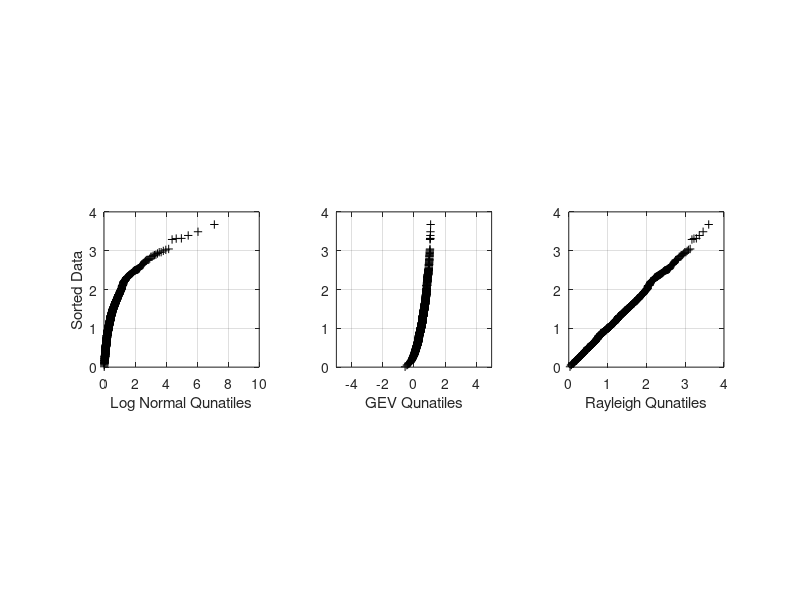

This chart was generated by the following MATLAB code:
%% Example 4.15
% Compute 1000 random draws from the standard Rayleigh distribution.
% Produce q-q plots using the lognormal and generalized extreme value (GEV)
% distributions with maximum likelihood estimator (MLE) parameters and the
% standard Rayleigh cdf. What differences do you see, and why?

%% Random Draws
clear; close all; clf;
n = 1000; % number of draws
x = raylrnd(1,1,n);
u = ((1:n) - 0.5)/n;

%% Plotting q-q plots
% Standard Rayleigh quanitles
figure(1);
subplot(1,3,3); plot(raylinv(u,1),sort(x),'k+')
axis square
grid on
ylim([0 4]);
xlabel 'Rayleigh Qunatiles';

% MLE Paramters for GEV
pHat = gevfit(u);
% GEV quantiles
subplot(1,3,2); plot(gevinv(u,pHat(1),pHat(2),pHat(3)),sort(x),'k+')
axis square
grid on
ylim([0 4]); xlim([-5 5]);
xlabel 'GEV Qunatiles';

% MLE Parameters for Lognormal
pHat = lognfit(u);
% Lognormal quanitles
subplot(1,3,1); plot(logninv(u,pHat(1),pHat(2)),sort(x),'k+')
axis square
grid on
ylim([0 4]);
xlabel 'Log Normal Qunatiles'; ylabel 'Sorted Data';

% The lognormal distribution initially has a surplus of probability,
% followed by a deficit. This is clear from the inital steep positive slope
% and then decrease.
% The GEV distiribution exists for negative arguments, which is masked in
% the p-p plots. An initial deficit of probability exists, as is evidencesd
% by the initial upward curvature.
% Rayleigh is a straight line.